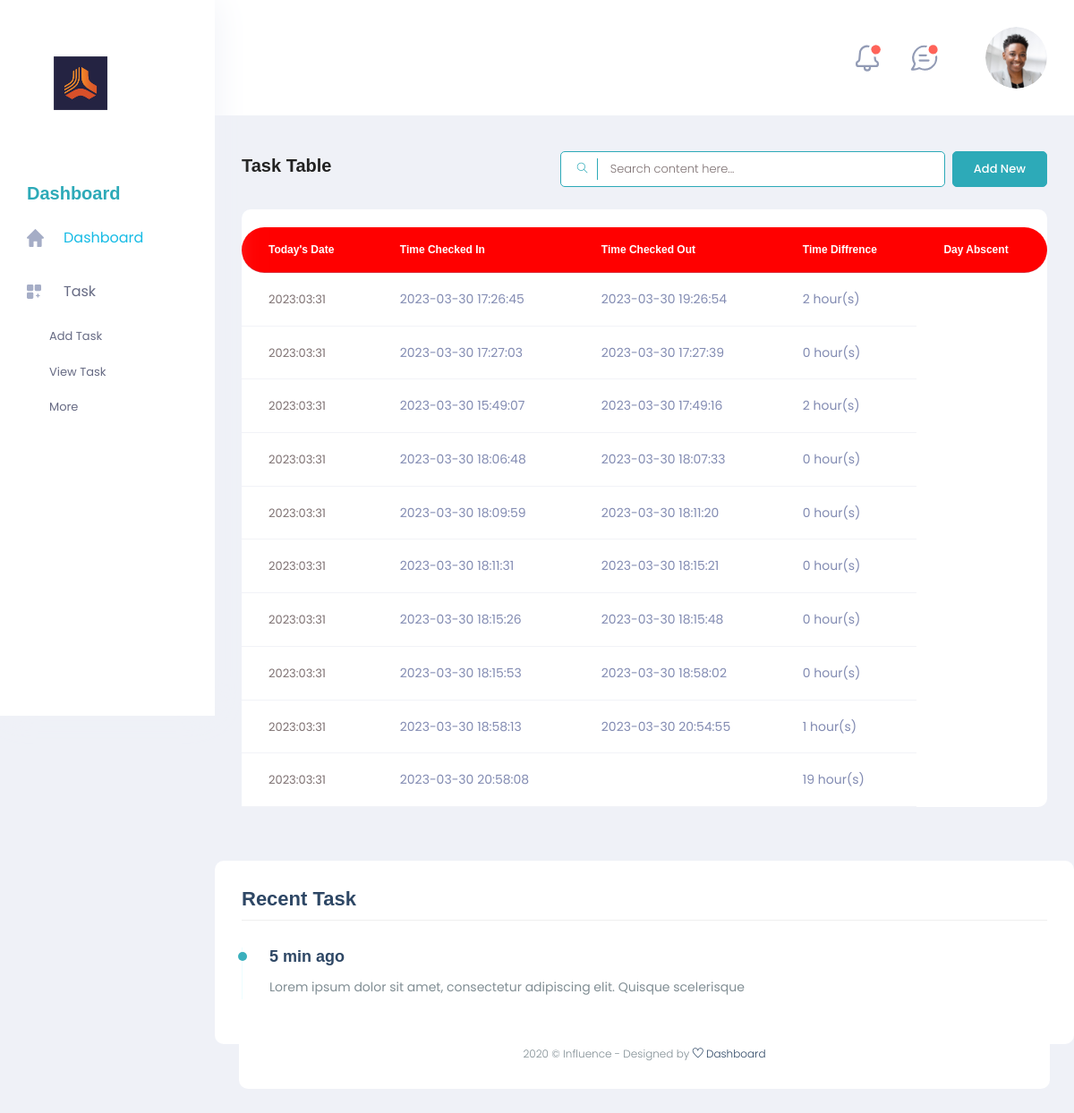
Page /dashboard/timelog.php (signed in) on the committed database.
### tables this page shows
CREATE TABLE `sys_log` (
  `log_id` int(11) NOT NULL,
  `user_id` int(11) NOT NULL,
  `login_time` datetime DEFAULT NULL,
  `logout_time` datetime DEFAULT NULL,
  `log_time_diff` varchar(35) DEFAULT NULL,
  `log_date` timestamp NULL DEFAULT current_timestamp()
);

### dashboard/includes/loginsession.php (called while the page is built, shortened)
<?php
        if(isset($_SESSION['userid'])){
            $id = $_SESSION['userid'];
        }else{
            echo "Not set";
            header("location: ../index.php");
        }
?>

### dashboard/timelog.php (the view, shortened to what this page needs)
<?php
    include_once "includes/loginsession.php";
    include_once "includes/dash-sidebar.php";
?>
<div class="main_content_iner ">
    <div class="container-fluid p-0">
        <div class="row justify-content-center">
            <div class="col-12">
                <div class="QA_section">
                    <div class="white_box_tittle list_header">
                        <h4>Task Table</h4>
                        <div class="box_right d-flex lms_block">
                            <div class="serach_field_2">
                                <div class="search_inner">
                                    <form Active="#" action="searchtask.php" method="POST">
                                        <div class="search_field">
                                            <input type="text" name="search" placeholder="Search content here...">
                                        </div>
                                        <button type="submit" name="submit"> <i class="ti-search"></i> </button>
                                    </form>
                                </div>
                            </div>
                            <div class="add_button ms-2">
                                <a href="#" data-bs-toggle="modal" data-bs-target="#addcategory" class="btn_1">Add
                                    New</a>
                            </div>
                        </div>
                    </div>
                    <div class="QA_table mb_30">
                        <table class="table lms_table_active">
                            <thead>
                                <tr>
                                    <th scope="col">Today's Date</th>
                                    <th scope="col">Time Checked in</th>
                                    <th scope="col">Time Checked Out </th>
                                    <th scope="col">Time Diffrence</th>
                                    <th scope="col">Day Abscent</th>
                                </tr>
                            </thead>
                            <tbody>
                                <?php
                                    $querytimelog = mysqli_query($conn, "SELECT * FROM sys_log where user_id = '$id'");
                                    while($rowTime = mysqli_fetch_array($querytimelog)){
                                ?>
                                <tr>
                                <tr>
                                    <th scope="row">
                                        <a href="#" class="question_content"><?php echo date('Y:m:d'); ?>
                                        </a>
                                    </th>
                                    <td><?php echo $rowTime['login_time'];?></td>
                                    <td><?php echo $rowTime['logout_time'];?></td>
                                    <td><?php
                                        $d1 = new DateTime($rowTime['login_time']);
                                        $d2 = new DateTime($rowTime['logout_time']);
                                        $interval = $d1->diff($d2);
                                        echo $interval->h." hour(s)";
                                        ?></td>
                                </tr>
                                <?php }?>
                            </tbody>
                        </table>
                    </div>
                </div>
            </div>
        </div>
    </div>
</div>
<div class="col-xl-12   ">
    <div class="white_box card_height_100">
        <div class="box_header border_bottom_1px  ">
            <div class="main-title">
                <h3 class="mb_25">Recent Task</h3>
            </div>
        </div>
        <div class="Activity_timeline">
            <ul>
                <li>
                    <div class="activity_bell"></div>
                    <div class="activity_wrap">
                        <h6>5 min ago</h6>
                        <p>Lorem ipsum dolor sit amet, consectetur adipiscing elit. Quisque scelerisque
                        </p>
                    </div>
                </li>
            </ul>
        </div>
    </div>
</div>
<div class="footer_part">
    <div class="container">
        <div class="row">
            <div class="col-lg-12">
                <div class="footer_iner text-center">
                    <p>2020 © Influence - Designed by <a href="#"> <i class="ti-heart"></i> </a><a href="#">
                            Dashboard</a></p>
                </div>
            </div>
        </div>
    </div>
</div>
</section>
</body>
</html>

### dashboard/includes/dash-sidebar.php (shortened to what this page needs)
<?php
    include_once "includes/loginsession.php";
?>
<!DOCTYPE html>
<html lang="zxx">
    <head>
        <link rel="stylesheet" href="../assets/dash-css/bootstrap1.min.css" />
        <link rel="stylesheet" href="../assets/dash-vendors/themefy_icon/themify-icons.css" />
        <link rel="stylesheet" href="../assets/dash-vendors/swiper_slider/css/swiper.min.css" />
        <link rel="stylesheet" href="../assets/dash-vendors/select2/css/select2.min.css" />
        <link rel="stylesheet" href="../assets/dash-vendors/niceselect/css/nice-select.css" />
        <link rel="stylesheet" href="../assets/dash-vendors/owl_carousel/css/owl.carousel.css" />
        <link rel="stylesheet" href="../assets/dash-vendors/gijgo/gijgo.min.css" />
        <link rel="stylesheet" href="../assets/dash-vendors/font_awesome/css/all.min.css" />
        <link rel="stylesheet" href="../assets/dash-vendors/tagsinput/tagsinput.css" />
        <link rel="stylesheet" href="../assets/dash-vendors/datatable/css/jquery.dataTables.min.css" />
        <link rel="stylesheet" href="../assets/dash-vendors/datatable/css/responsive.dataTables.min.css" />
        <link rel="stylesheet" href="../assets/dash-vendors/datatable/css/buttons.dataTables.min.css" />
        <link rel="stylesheet" href="../assets/dash-vendors/text_editor/summernote-bs4.css" />
        <link rel="stylesheet" href="../assets/dash-vendors/morris/morris.css">
        <link rel="stylesheet" href="../assets/dash-vendors/material_icon/material-icons.css" />
        <link rel="stylesheet" href="../assets/dash-css/metisMenu.css">
        <link rel="stylesheet" href="../assets/dash-css/style1.css" />
        <link rel="stylesheet" href="../assets/dash-css/colors/default.css" id="colorSkinCSS">
    </head>
    <body class="crm_body_bg">
        <nav class="sidebar">
            <div class="logo d-flex justify-content-between">
                <a href="index.php"><img src="../assets/dash-img/logo.jpeg" height="60px" alt=""></a>
            </div>
            <ul id="sidebar_menu">
                <li class="side_menu_title">
                    <span>Dashboard</span>
                </li>
                <li class="mm-active">
                    <a class="has-arrow" href="index.php" aria-expanded="false">
                        <img src="../assets/dash-img/menu-icon/1.svg" alt="">
                        <span>Dashboard</span>
                    </a>
                <li class="">
                    <a class="has-arrow" href="#" aria-expanded="false">
                        <img src="../assets/dash-img/menu-icon/3.svg" alt="">
                        <span>Task</span>
                    </a>
                    <ul>
                        <li><a href="addtask.php">Add Task</a></li>
                        <li><a href="viewtask.php">View Task</a></li>
                        <li><a href="#">More</a></li>
                    </ul>
                </li>
            </ul>
        </nav>
        <section class="main_content dashboard_part">
            <div class="container-fluid no-gutters">
                <div class="row">
                    <div class="col-lg-12 p-0">
                        <div class="header_iner d-flex justify-content-between align-items-center">
                            <div class="header_right d-flex justify-content-between align-items-center">
                                <div class="header_notification_warp d-flex align-items-center">
                                    <li>
                                        <a href="#"> <img src="img/icon/bell.svg" alt=""> </a>
                                    </li>
                                    <li>
                                        <a href="#"> <img src="img/icon/msg.svg" alt=""> </a>
                                    </li>
                                </div>
                                <div class="profile_info">
                                    <img src="../assets/dash-img/client_img.png" alt="#">
                                </div>
                            </div>
                        </div>
                    </div>
                </div>
            </div>

### rows in the picture
sys_log: login_time "2023-03-30 17:26:45", logout_time "2023-03-30 19:26:54", login_time+logout_time "2"
sys_log: login_time "2023-03-30 17:27:03", logout_time "2023-03-30 17:27:39", login_time+logout_time "0"
sys_log: login_time "2023-03-30 15:49:07", logout_time "2023-03-30 17:49:16", login_time+logout_time "2"
sys_log: login_time "2023-03-30 18:06:48", logout_time "2023-03-30 18:07:33", login_time+logout_time "0"
sys_log: login_time "2023-03-30 18:09:59", logout_time "2023-03-30 18:11:20", login_time+logout_time "0"
sys_log: login_time "2023-03-30 18:11:31", logout_time "2023-03-30 18:15:21", login_time+logout_time "0"
sys_log: login_time "2023-03-30 18:15:26", logout_time "2023-03-30 18:15:48", login_time+logout_time "0"
sys_log: login_time "2023-03-30 18:15:53", logout_time "2023-03-30 18:58:02", login_time+logout_time "0"
sys_log: login_time "2023-03-30 18:58:13", logout_time "2023-03-30 20:54:55", login_time+logout_time "1"
sys_log: login_time "2023-03-30 20:58:08", login_time+logout_time "19"
